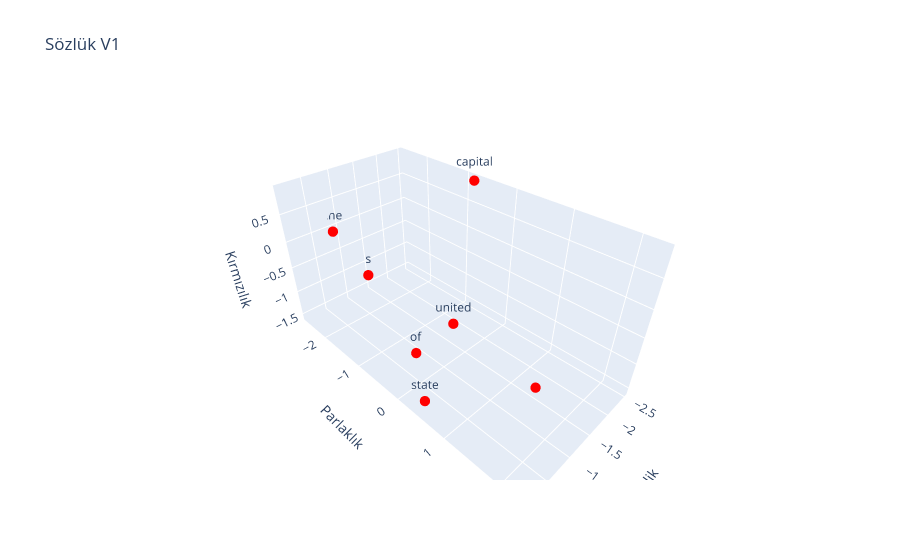

This figure's notebook cell:
### Code cell
sentences = [
  {
    "words": example_meaning.detach().numpy(),
    "labels": tokenizer.tokenizer(example),
    "color": "red",
  },
]
plot_dots(sentences, "Sözlük V1")

### Figure 1 — Plotly figure (JSON) as saved in the notebook; plotly's stock layout.template omitted (floating-point values rounded to 4 significant figures)
{"data": [{"hoverinfo": "text", "marker": {"color": "red", "size": 6}, "mode": "markers+text", "text": ["the", " ", "capital", " ", "of", " ", "united", " ", "state", "s"], "type": "scatter3d", "x": [-0.8253, -0.1035, -2.498, -0.1035, -0.1743, -0.1035, -0.2492, -0.1035, -0.248, -0.1366], "y": [-2.567, 2.248, -0.8064, 2.248, 0.3156, 2.248, 0.9465, 2.248, 0.3633, -0.5643], "z": [-0.04282, 0.2827, 0.9115, 0.2827, -0.5717, 0.2827, 0.2669, 0.2827, -1.559, 0.3048]}], "layout": {"scene": {"xaxis": {"title": {"text": "Sertlik"}}, "yaxis": {"title": {"text": "Parlaklık"}}, "zaxis": {"title": {"text": "Kırmızılık"}}}, "title": {"text": "Sözlük V1"}}}
